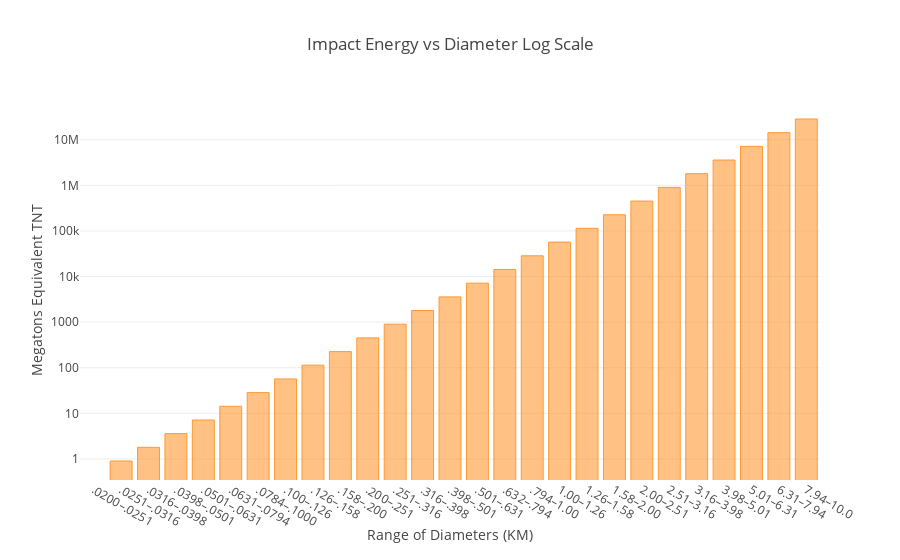

The code cell stored with this chart in its notebook:
### Markdown cell above
Here's the same graph with a log scale on the y axis.

### Code cell
df.set_index('range_diameter')['impact_energy'].iplot(kind='bar',
                                                      layout=dict(yaxis=dict(type='log', title='Megatons Equivalent TNT'),
                                                                 xaxis=dict(title='Range of Diameters (KM)'),
                                                      title="Impact Energy vs Diameter Log Scale"))

### Figure 1 — Plotly figure (JSON) as saved in the notebook; plotly's stock layout.template omitted (floating-point values rounded to 4 significant figures)
{"data": [{"marker": {"color": "rgba(255, 153, 51, 0.6)", "line": {"color": "rgba(255, 153, 51, 1.0)", "width": 1}}, "name": "impact_energy", "orientation": "v", "text": "", "type": "bar", "uid": "71077d7c-196b-459a-9931-4c663790d11d", "x": [".0200–.0251", ".0251–.0316", ".0316–.0398", ".0398–.0501", ".0501–.0631", ".0631–.0794", ".0784–.1000", ".100–.126", ".126–.158", ".158–.200", ".200–.251", ".251–.316", ".316–.398", ".398–.501", ".501–.631", ".632–.794", ".794–1.00", "1.00–1.26", "1.26–1.58", "1.58–2.00", "2.00–2.51", "2.51–3.16", "3.16–3.98", "3.98–5.01", "5.01–6.31", "6.31–7.94", "7.94–10.0"], "y": ["4.523-01", "9.02e-01", "1.80e+00", "3.59e+00", "7.16e+00", "1.43e+01", "2.85e+01", "5.69e+01", "1.14e+02", "2.26e+02", "4.52e+02", "9.02e+02", "1.80e+03", "3.58e+03", "7.16e+03", "1.43e+04", "2.85e+04", "5.69e+04", "1.14e+05", "2.26e+05", "4.52e+05", "9.02e+05", "1.80e+06", "3.59e+06", "7.16e+06", "1.43e+07", "2.85e+07"]}], "layout": {"title": {"text": "Impact Energy vs Diameter Log Scale"}, "xaxis": {"title": {"text": "Range of Diameters (KM)"}}, "yaxis": {"title": {"text": "Megatons Equivalent TNT"}, "type": "log"}}}
